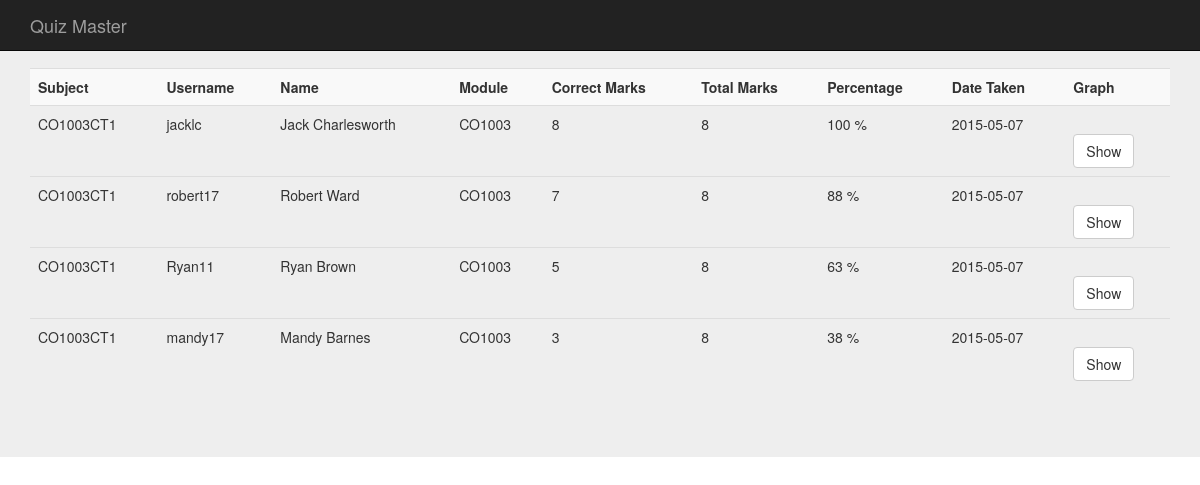
/quizcomp2/system/result.php (signed in), run on the app's committed database.
### tables this page shows
CREATE TABLE IF NOT EXISTS `score` (
`id` int(11) NOT NULL,
  `subjectcode` varchar(255) NOT NULL,
  `instructor` varchar(255) NOT NULL,
  `username` varchar(255) NOT NULL,
  `full_name` varchar(255) NOT NULL,
  `module` varchar(255) NOT NULL,
  `correct_answer` int(5) NOT NULL,
  `total_items` int(5) NOT NULL,
  `correct_percent` int(5) NOT NULL,
  `date_taken` date NOT NULL
);

### quizcomp2/system/core.php (called while the page is built, shortened)
<?php
function user_data($user_id){
	$user_id = (int)$user_id;
	$func_num_args = func_num_args();
	if ($func_num_args > 1){
		$data = mysql_fetch_assoc(mysql_query("SELECT * FROM `users` WHERE `id` = $user_id"));
		return $data;
	}
}
?>

### quizcomp2/system/result.php (the view, shortened to what this page needs)
<?php
include 'core.php';
if(logged_in()){
	$session_user_id = $_SESSION['user_id'];
	$user_data = user_data($session_user_id, 'id','username','firstname','lastname','type');
							$instructor = $user_data['username'];
							$query="SELECT * FROM `score` WHERE `instructor`='$instructor' ORDER by `subjectcode` ASC";
							$result = mysql_query($query);
							$numrows = mysql_num_rows($result);
							}
?>
<!DOCTYPE html>
<html lang="en">
  <head>
    <link href="css/min.css" rel="stylesheet">
  </head>
  <body>
    <nav class="navbar navbar-inverse navbar-fixed-top" role="navigation">
      <div class="container">
        <div class="navbar-header">
          <a class="navbar-brand" href="index.php">Quiz Master</a>
        </div>
        <div id="navbar" class="navbar-collapse collapse">
    </nav>
    <div class="jumbotron">
      <div class="container">
<form action="result.php" method="post" >
<table class="table table-striped" WIDTH="600">
<tr>
	<th>Subject</th>
	<th>Username</th>
	<th>Name</th>
	<th>Module</th>
	<th>Correct Marks</th>
	<th>Total Marks</th>
	<th>Percentage</th>
	<th>Date Taken</th>
	<th>Graph</th>
<?php
$counter=0;
while ($counter < $numrows) {
$subjectcode = mysql_result($result,$counter,"subjectcode");
$username = mysql_result($result,$counter,"username");
$fullname = mysql_result($result,$counter,"full_name");
$modulecode = mysql_result($result,$counter,"module");
$correct_answer = mysql_result($result,$counter,"correct_answer");
$total_items = mysql_result($result,$counter,"total_items");
$correct_percent = mysql_result($result,$counter,"correct_percent");
$date_taken = mysql_result($result,$counter,"date_taken");
		echo '<tr>
		<td>'.$subjectcode.'</td>
		<td>'.$username.'</td>
		<td>'.$fullname.'</td>
		<td>'.$modulecode.'</td>
		<td>'.$correct_answer.'</td>
		<td>'.$total_items.'</td>
		<td>'.$correct_percent.' %</td>
		<td>'.$date_taken.'</td>
		<td>';
		?>
      <form name = 'form5' method = 'post' action = 'test1.php'>
    <?php
    echo "</br><button name = 'button1' type = 'submit' class='btn btn-default' value = '$subjectcode' >Show</button>";
    ?>
    </form>
    <?php
    echo '</td>
	</tr>';
		?>
		<?php
$counter++;
}
?>
</table>
</div>
  </body>
</html>

### data on the page
score: subjectcode "CO1003CT1", username "jacklc", full_name "Jack Charlesworth", module "CO1003", correct_answer "8", total_items "8", correct_percent "100", date_taken "2015-05-07"
score: subjectcode "CO1003CT1", username "robert17", full_name "Robert Ward", module "CO1003", correct_answer "7", total_items "8", correct_percent "88", date_taken "2015-05-07"
score: subjectcode "CO1003CT1", username "Ryan11", full_name "Ryan Brown", module "CO1003", correct_answer "5", total_items "8", correct_percent "63", date_taken "2015-05-07"
score: subjectcode "CO1003CT1", username "mandy17", full_name "Mandy Barnes", module "CO1003", correct_answer "3", total_items "8", correct_percent "38", date_taken "2015-05-07"
